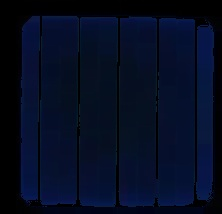
#> input picture PyProjects/cvpy/OpenCVDemo/8.形态学操作/a3.jpg, 222 x 214 px
$ python demo5.py
#> lines starting #> are read from the running program, lines starting #| are printed output that depends on the picture; long printed decimals are rounded
import cv2 as cv
a = cv.imread("a3.jpg")
#> a is the input picture: shape (214, 222, 3); mean B, G, R 34.8, 12.9, 4.9
# a2  = cv.blur(a,(3,3))
r1 = cv.medianBlur(a,5)
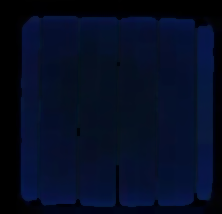
#> r1: shape (214, 222, 3); mean B, G, R 35.5, 13.1, 4.7
blueChannel = r1[:,:,0]
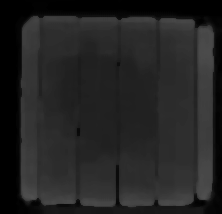
#> blueChannel: shape (214, 222); min 0, max 80, mean 35.5
cv.imshow("r1",r1)
# 计算灰度均值
w,h = blueChannel.shape
#> w = 214; h = 222
num = 0
sum = 0
for i in range(w):
    for j in range(h):
       if(blueChannel[i][j]!=255):
           sum += blueChannel[i][j]
           num = num+1
#> after the loop, num = 47508; sum = 1687817
print(sum/num)
#| 35.527
cv.waitKey(0)

$ run again, with PyProjects/cvpy/OpenCVDemo/8.形态学操作/a.jpg copied over PyProjects/cvpy/OpenCVDemo/8.形态学操作/a3.jpg
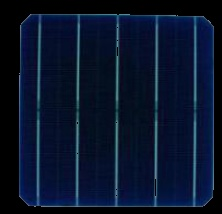
#> input picture PyProjects/cvpy/OpenCVDemo/8.形态学操作/a.jpg, 222 x 214 px
#> a is the input picture: shape (214, 222, 3); mean B, G, R 42.9, 20.1, 8.5
#> `r1 = cv.medianBlur(a,5)`:
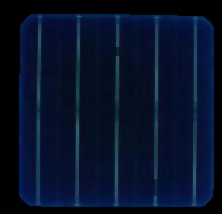
#> r1: shape (214, 222, 3); mean B, G, R 40.8, 17.5, 6.1
#> `blueChannel = r1[:,:,0]`:
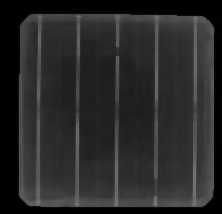
#> blueChannel: shape (214, 222); min 0, max 122, mean 40.8
#> after the loop `for i in range(w):`: num = 47508; sum = 1938528
#| 40.804
